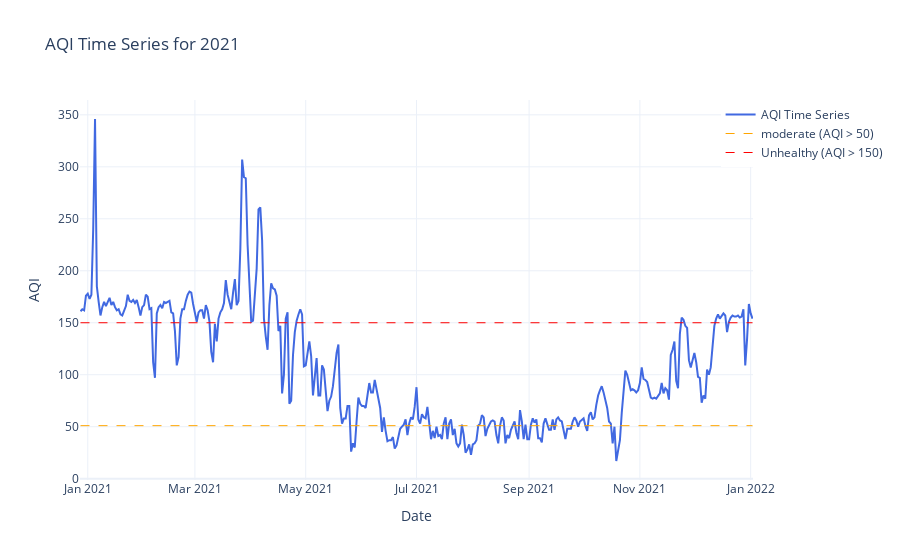

The notebook cell saved with this chart:
### Code cell
# First read the CSV file into a DataFrame
data_2021 = pd.read_csv('data/Kathmandu_2021.csv')

# Then pass the DataFrame to the function
aqi_2021 = plot_aqi_time_series(data_2021, '2021')

### Figure 1 — Plotly figure (JSON) as saved in the notebook; plotly's stock layout.template omitted (floating-point values rounded to 4 significant figures; data arrays with more than 128 entries replaced by an {"elided": "..."} marker saying what was removed)
{"data": [{"line": {"color": "royalblue", "width": 2}, "mode": "lines", "name": "AQI Time Series", "type": "scatter", "x": {"elided": "371 str values"}, "y": {"elided": "371 int values"}}, {"line": {"color": "orange", "dash": "dash", "width": 1}, "mode": "lines", "name": "moderate (AQI > 50)", "type": "scatter", "x": [null], "y": [null]}, {"line": {"color": "red", "dash": "dash", "width": 1}, "mode": "lines", "name": "Unhealthy (AQI > 150)", "type": "scatter", "x": [null], "y": [null]}], "layout": {"legend": {"orientation": "v", "x": 1.2, "xanchor": "right", "y": 1, "yanchor": "top"}, "shapes": [{"line": {"color": "orange", "dash": "dash", "width": 1}, "type": "line", "x0": "2020-12-28T00:00:00", "x1": "2022-01-02T00:00:00", "y0": 51, "y1": 51}, {"line": {"color": "red", "dash": "dash", "width": 1}, "type": "line", "x0": "2020-12-28T00:00:00", "x1": "2022-01-02T00:00:00", "y0": 150, "y1": 150}], "title": {"text": "AQI Time Series for 2021"}, "xaxis": {"title": {"text": "Date"}}, "yaxis": {"title": {"text": "AQI"}}}}
